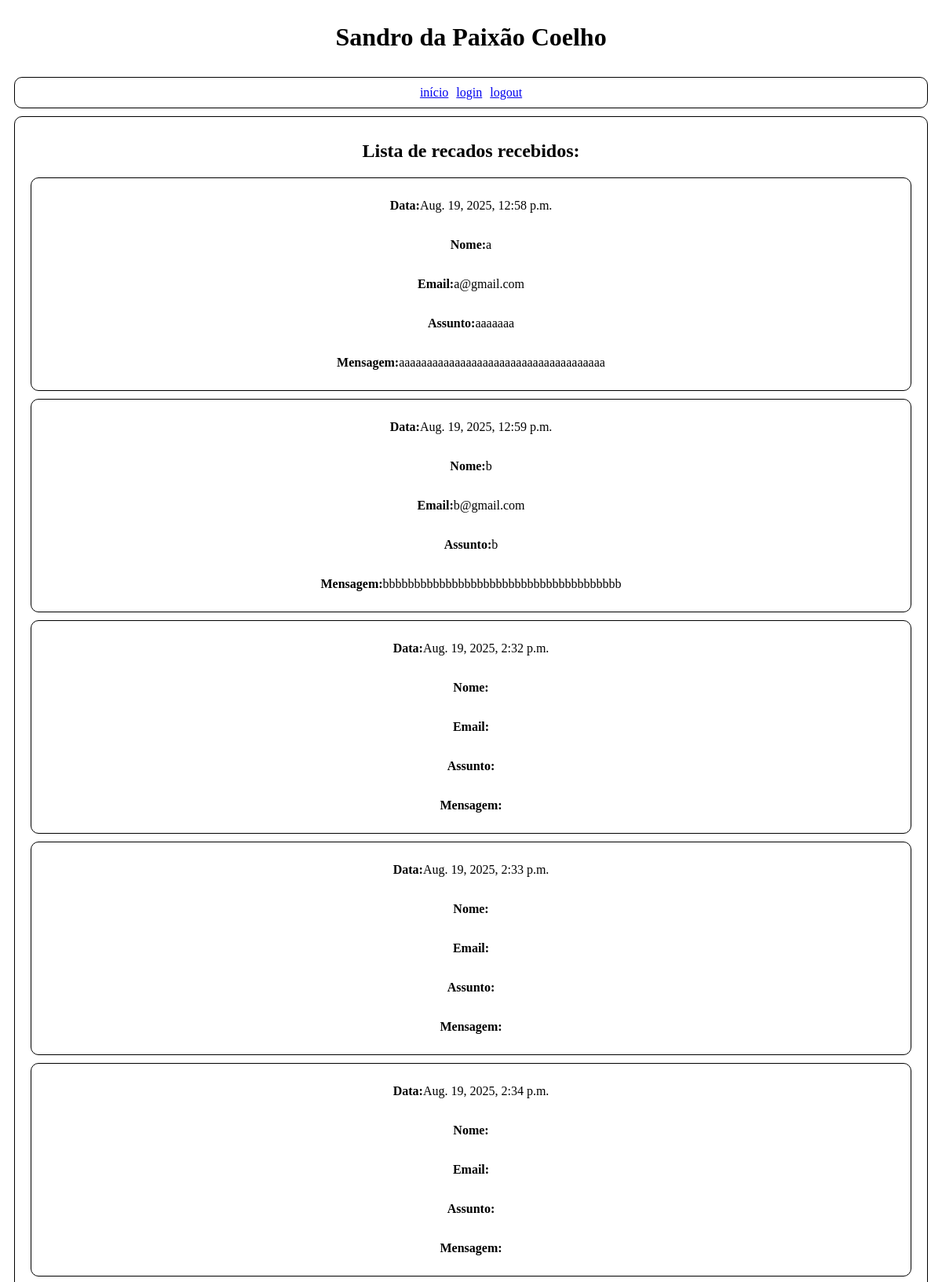
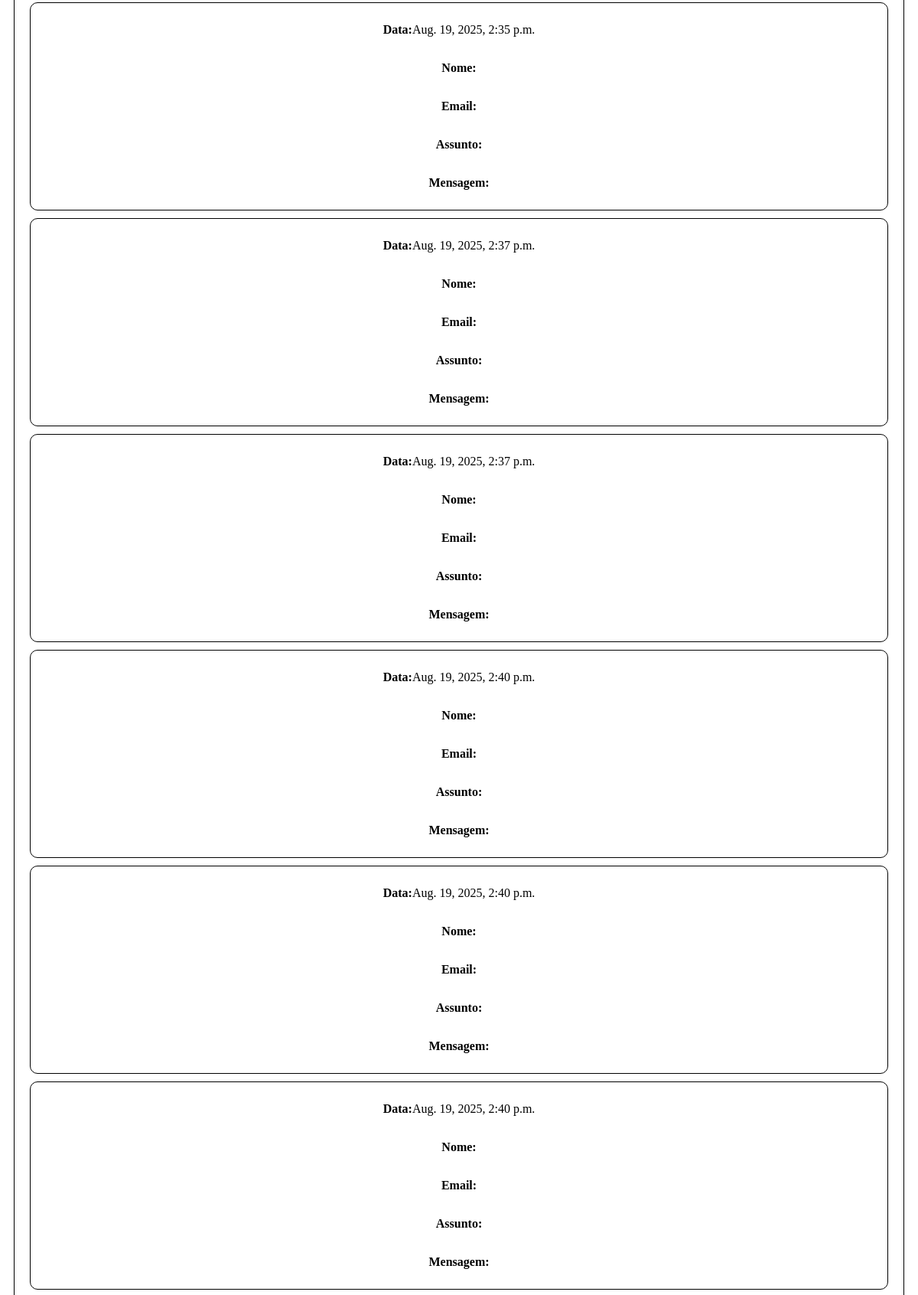
Screenshot of /recados/ (upper part) with the database file from the repository (2 pictures, top to bottom).
### pagina/models.py (models this page shows, shortened)
class Recados(models.Model):
    nomeRecados = models.CharField(max_length=64)
    assuntoRecados = models.CharField(max_length=64)
    emailRecados = models.EmailField()
    mensagemRecados = models.CharField(max_length=1000)
    dataRecados = models.DateTimeField(auto_now_add=True)

### pagina/views.py (the view)
# urls.py: path("recados/", views.recados, name="recados"),
def recados(request):
    recados = Recados.objects.all()
    return render(request, 'pagina/recados.html', {"recados": recados})

### pagina/templates/pagina/recados.html (shortened to what this page needs)
{% extends 'pagina/layout.html' %}
{% block body %}
<div class="parte9">
    <div>
        <h2>Lista de recados recebidos:</h2>
        {% for r in recados %}
        <div class="parte9">
            <p><strong>Data:</strong>{{r.dataRecados}}</p>
            <p><strong>Nome:</strong>{{r.nomeRecados}}</p>
            <p><strong>Email:</strong>{{r.emailRecados}}</p>
            <p><strong>Assunto:</strong>{{r.assuntoRecados}}</p>
            <p class="mensagem"><strong>Mensagem:</strong>{{r.mensagemRecados}}</p>
        </div>
        {% endfor %}
    </div>
</div>
{% endblock %}

### pagina/static/pagina/estilo.css (style rules this page uses)
.parte1, .parte2, .parte3, .parte4, .parte5, .parte6, .parte7, .parte8, .parte9, .parte10, .parte11, .parte13, .parte14 { display: flex; flex-direction: column; justify-content: center; text-align: center; border: 1px solid black; border-radius: 10px; margin: 10px; padding: 10px; }
p { white-space: pre-wrap; overflow-wrap: break-word; word-break: break-word; }

### rows the page displays
Recados: dataRecados "Aug. 19, 2025, 12:58 p.m.", nomeRecados "a", emailRecados "a@gmail.com", assuntoRecados "aaaaaaa", mensagemRecados "aaaaaaaaaaaaaaaaaaaaaaaaaaaaaaaaaaaaa"
Recados: dataRecados "Aug. 19, 2025, 12:59 p.m.", nomeRecados "b", emailRecados "b@gmail.com", assuntoRecados "b", mensagemRecados "bbbbbbbbbbbbbbbbbbbbbbbbbbbbbbbbbbbbbb"
Recados: dataRecados "Aug. 19, 2025, 2:32 p.m."
Recados: dataRecados "Aug. 19, 2025, 2:33 p.m."
Recados: dataRecados "Aug. 19, 2025, 2:34 p.m."
Recados: dataRecados "Aug. 19, 2025, 2:35 p.m."
Recados: dataRecados "Aug. 19, 2025, 2:37 p.m."
Recados: dataRecados "Aug. 19, 2025, 2:37 p.m."
Recados: dataRecados "Aug. 19, 2025, 2:40 p.m."
Recados: dataRecados "Aug. 19, 2025, 2:40 p.m."
Recados: dataRecados "Aug. 19, 2025, 2:40 p.m."
